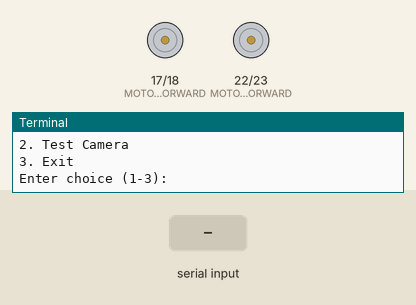
Simulated run of this program. Board: Raspberry Pi (BCM pin numbers). On the bench: motor-driver pin pairs drawn as motors (green arrow = first pin HIGH = forward, orange = second pin HIGH = backward, longer = more drive, scaled by the enable pin), the last lines printed to the terminal. Inputs (shaded band) come from the test bench. Random numbers come from a fixed seed. At 9.8 s the program stops and its outputs stay as they are.

Above: at 1.2 s.
1.3 s: "1" typed at the terminal, then Enter
At 2.7 s:
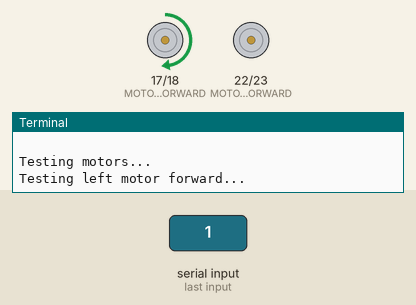
At 4.3 s:
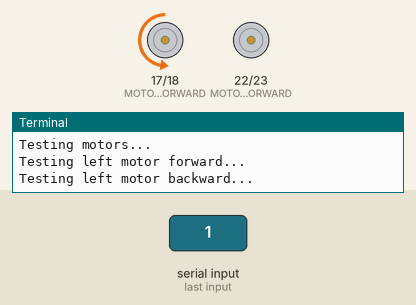
6.8 s: "cap" typed at the terminal, then Enter
At 8.5 s:
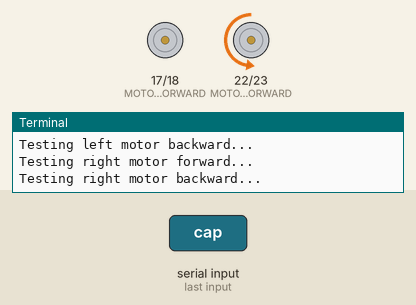
9.8 s: "3" typed at the terminal, then Enter
Timing chart, 0 to 11.3 s (numbered marks = the images above; inputs shaded):
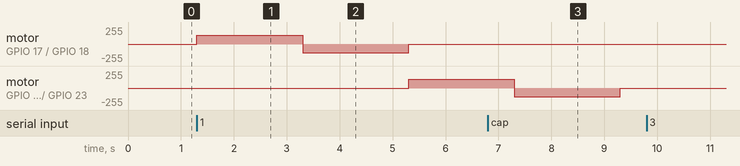

Measured:
- after the input at 1.3 s, motor on GPIO 17 (MOTOR_LEFT_FORWARD) / GPIO 18 (MOTOR_LEFT_BACKWARD): stopped → forward 128/255 at once, → backward 128/255 2.0 s later, → stopped 2.0 s later; motor on GPIO 22 (MOTOR_RIGHT_FORWARD) / GPIO 23 (MOTOR_RIGHT_BACKWARD): stopped → forward 128/255 after 4.0 s

The program:

hardware_test.py
```python
"""
Hardware test script for AGV components
Run this script to test motors and camera individually
"""
import time
import sys
try:
    import RPi.GPIO as GPIO
except (RuntimeError, ImportError):
    print("Error: This script must be run on a Raspberry Pi")
    sys.exit(1)

from config import (
    MOTOR_LEFT_FORWARD, MOTOR_LEFT_BACKWARD,
    MOTOR_RIGHT_FORWARD, MOTOR_RIGHT_BACKWARD,
    MOTOR_ENABLE_LEFT, MOTOR_ENABLE_RIGHT
)

def test_motors():
    """Test motor connections"""
    print("\nTesting motors...")

    # Setup GPIO
    GPIO.setmode(GPIO.BCM)
    GPIO.setwarnings(False)

    # Setup motor pins
    pins = [
        MOTOR_LEFT_FORWARD, MOTOR_LEFT_BACKWARD,
        MOTOR_RIGHT_FORWARD, MOTOR_RIGHT_BACKWARD,
        MOTOR_ENABLE_LEFT, MOTOR_ENABLE_RIGHT
    ]

    for pin in pins:
        GPIO.setup(pin, GPIO.OUT)

    # Setup PWM
    pwm_left = GPIO.PWM(MOTOR_ENABLE_LEFT, 100)
    pwm_right = GPIO.PWM(MOTOR_ENABLE_RIGHT, 100)
    pwm_left.start(0)
    pwm_right.start(0)

    try:
        # Test left motor
        print("Testing left motor forward...")
        GPIO.output(MOTOR_LEFT_FORWARD, GPIO.HIGH)
        GPIO.output(MOTOR_LEFT_BACKWARD, GPIO.LOW)
        pwm_left.ChangeDutyCycle(50)
        time.sleep(2)

        print("Testing left motor backward...")
        GPIO.output(MOTOR_LEFT_FORWARD, GPIO.LOW)
        GPIO.output(MOTOR_LEFT_BACKWARD, GPIO.HIGH)
        time.sleep(2)

        pwm_left.ChangeDutyCycle(0)

        # Test right motor
        print("Testing right motor forward...")
        GPIO.output(MOTOR_RIGHT_FORWARD, GPIO.HIGH)
        GPIO.output(MOTOR_RIGHT_BACKWARD, GPIO.LOW)
        pwm_right.ChangeDutyCycle(50)
        time.sleep(2)

        print("Testing right motor backward...")
        GPIO.output(MOTOR_RIGHT_FORWARD, GPIO.LOW)
        GPIO.output(MOTOR_RIGHT_BACKWARD, GPIO.HIGH)
        time.sleep(2)

    finally:
        pwm_left.stop()
        pwm_right.stop()
        GPIO.cleanup()

def test_camera():
    """Test camera capture"""
    print("\nTesting camera...")
    import cv2

    try:
        cap = cv2.VideoCapture(0)
        if not cap.isOpened():
            print("Error: Could not open camera")
            return

        print("Camera opened successfully")
        print("Capturing test frame...")

        ret, frame = cap.read()
        if ret:
            print("Successfully captured frame")
            cv2.imwrite('camera_test.jpg', frame)
            print("Test image saved as 'camera_test.jpg'")
        else:
            print("Error: Could not capture frame")

    finally:
        if 'cap' in locals():
            cap.release()

if __name__ == "__main__":
    print("AGV Hardware Test Script")
    print("=======================")

    while True:
        print("\nSelect test:")
        print("1. Test Motors")
        print("2. Test Camera")
        print("3. Exit")

        choice = input("Enter choice (1-3): ")

        if choice == '1':
            test_motors()
        elif choice == '2':
            test_camera()
        elif choice == '3':
            break
        else:
            print("Invalid choice")

    print("\nTest complete")
```

config.py
```python
"""Configuration settings for the AGV system"""

# GPIO Pin Configuration
MOTOR_LEFT_FORWARD = 17
MOTOR_LEFT_BACKWARD = 18
MOTOR_RIGHT_FORWARD = 22
MOTOR_RIGHT_BACKWARD = 23
MOTOR_ENABLE_LEFT = 25
MOTOR_ENABLE_RIGHT = 24

# Camera Configuration
CAMERA_RESOLUTION = (640, 480)
CAMERA_FRAMERATE = 30

# Web Server Configuration
WEB_HOST = '0.0.0.0'  # Allow access from LAN
WEB_PORT = 5000
WEB_USERNAME = 'admin'  # Basic authentication credentials
WEB_PASSWORD = 'agv123'

# Navigation Configuration
MAX_SPEED = 100  # Maximum motor speed (0-100)
MIN_OBSTACLE_DISTANCE = 30  # cm
SLAM_MAP_RESOLUTION = 50  # pixels per meter
MAP_SIZE = (1000, 1000)  # pixels

# Safety Configuration
TIMEOUT_DURATION = 10  # seconds
CAMERA_ENABLED = False  # Set to True when using real hardware
```
